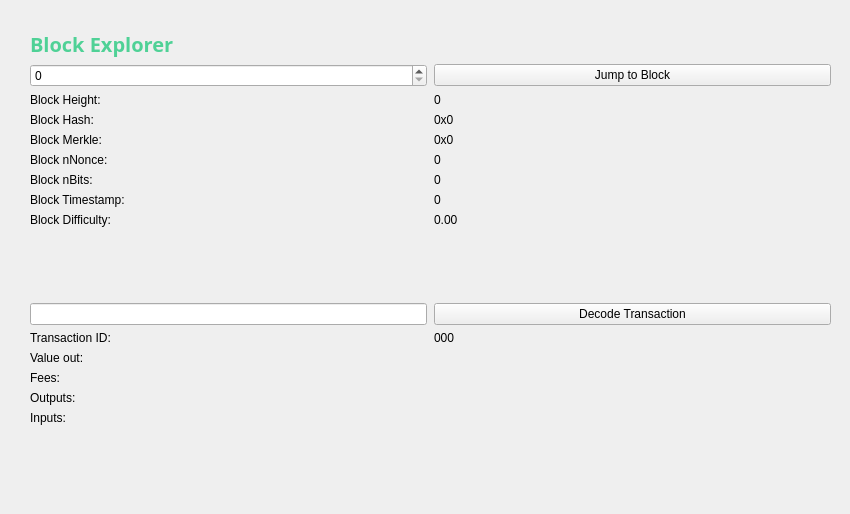
<?xml version="1.0" encoding="UTF-8"?>
<ui version="4.0">
 <class>BlockBrowser</class>
 <widget class="QWidget" name="BlockBrowser">
  <property name="windowModality">
   <enum>Qt::NonModal</enum>
  </property>
  <property name="enabled">
   <bool>true</bool>
  </property>
  <property name="geometry">
   <rect>
    <x>0</x>
    <y>0</y>
    <width>850</width>
    <height>514</height>
   </rect>
  </property>
  <property name="sizePolicy">
   <sizepolicy hsizetype="Expanding" vsizetype="Expanding">
    <horstretch>0</horstretch>
    <verstretch>0</verstretch>
   </sizepolicy>
  </property>
  <property name="minimumSize">
   <size>
    <width>0</width>
    <height>0</height>
   </size>
  </property>
  <property name="acceptDrops">
   <bool>false</bool>
  </property>
  <property name="windowTitle">
   <string>Form</string>
  </property>
  <layout class="QGridLayout">
   <property name="sizeConstraint">
    <enum>QLayout::SetMaximumSize</enum>
   </property>
   <property name="leftMargin">
    <number>21</number>
   </property>
   <property name="topMargin">
    <number>21</number>
   </property>
   <property name="rightMargin">
    <number>10</number>
   </property>
   <item row="1" column="0">
    <widget class="QWidget" name="widget" native="true">
     <property name="sizePolicy">
      <sizepolicy hsizetype="Expanding" vsizetype="Expanding">
       <horstretch>0</horstretch>
       <verstretch>0</verstretch>
      </sizepolicy>
     </property>
     <layout class="QGridLayout" name="gridLayout">
      <item row="0" column="0">
       <layout class="QHBoxLayout" name="horizontalLayout_4">
        <property name="spacing">
         <number>7</number>
        </property>
        <item>
         <widget class="QLabel" name="label_5">
          <property name="font">
           <font>
            <family>Open Sans,sans-serif</family>
           </font>
          </property>
          <property name="text">
           <string>&lt;html&gt;&lt;head/&gt;&lt;body&gt;&lt;p&gt;&lt;span style=&quot; font-size:20px; font-weight:600; color:#4FD196;&quot;&gt;Block Explorer &lt;/span&gt;&lt;/p&gt;&lt;/body&gt;&lt;/html&gt;</string>
          </property>
         </widget>
        </item>
        <item>
         <spacer name="horizontalSpacer_2">
          <property name="orientation">
           <enum>Qt::Horizontal</enum>
          </property>
          <property name="sizeHint" stdset="0">
           <size>
            <width>40</width>
            <height>20</height>
           </size>
          </property>
         </spacer>
        </item>
       </layout>
      </item>
      <item row="1" column="0">
       <layout class="QGridLayout" name="gridLayout_3" rowstretch="0,0,0,0,0,0,0,0,0,0,0,0,0,0,0,0,0,0,0" columnstretch="0,0">
        <property name="sizeConstraint">
         <enum>QLayout::SetDefaultConstraint</enum>
        </property>
        <property name="horizontalSpacing">
         <number>7</number>
        </property>
        <item row="18" column="0">
         <spacer name="verticalSpacer">
          <property name="orientation">
           <enum>Qt::Vertical</enum>
          </property>
          <property name="sizeHint" stdset="0">
           <size>
            <width>20</width>
            <height>40</height>
           </size>
          </property>
         </spacer>
        </item>
        <item row="12" column="1">
         <widget class="QPushButton" name="txButton">
          <property name="text">
           <string>Decode Transaction</string>
          </property>
         </widget>
        </item>
        <item row="17" column="0">
         <widget class="QLabel" name="inputLabel">
          <property name="text">
           <string>Inputs:</string>
          </property>
          <property name="alignment">
           <set>Qt::AlignLeading|Qt::AlignLeft|Qt::AlignTop</set>
          </property>
         </widget>
        </item>
        <item row="14" column="0">
         <widget class="QLabel" name="valueLabel">
          <property name="text">
           <string>Value out:</string>
          </property>
         </widget>
        </item>
        <item row="13" column="0">
         <widget class="QLabel" name="txLabel">
          <property name="text">
           <string>Transaction ID:</string>
          </property>
         </widget>
        </item>
        <item row="9" column="1">
         <widget class="QLabel" name="hardBox">
          <property name="text">
           <string>0.00</string>
          </property>
          <property name="textInteractionFlags">
           <set>Qt::LinksAccessibleByMouse|Qt::TextSelectableByMouse</set>
          </property>
         </widget>
        </item>
        <item row="13" column="1">
         <widget class="QLabel" name="txID">
          <property name="text">
           <string>000</string>
          </property>
          <property name="textInteractionFlags">
           <set>Qt::LinksAccessibleByMouse|Qt::TextSelectableByMouse</set>
          </property>
         </widget>
        </item>
        <item row="17" column="1">
         <widget class="QLabel" name="inputBox">
          <property name="text">
           <string/>
          </property>
          <property name="alignment">
           <set>Qt::AlignLeading|Qt::AlignLeft|Qt::AlignTop</set>
          </property>
          <property name="textInteractionFlags">
           <set>Qt::LinksAccessibleByMouse|Qt::TextSelectableByMouse</set>
          </property>
         </widget>
        </item>
        <item row="14" column="1">
         <widget class="QLabel" name="valueBox">
          <property name="text">
           <string/>
          </property>
          <property name="textInteractionFlags">
           <set>Qt::LinksAccessibleByMouse|Qt::TextSelectableByMouse</set>
          </property>
         </widget>
        </item>
        <item row="9" column="0">
         <widget class="QLabel" name="hardLabel">
          <property name="text">
           <string>Block Difficulty:</string>
          </property>
         </widget>
        </item>
        <item row="1" column="0">
         <widget class="QSpinBox" name="heightBox">
          <property name="sizePolicy">
           <sizepolicy hsizetype="Preferred" vsizetype="Fixed">
            <horstretch>0</horstretch>
            <verstretch>0</verstretch>
           </sizepolicy>
          </property>
          <property name="maximum">
           <number>99999999</number>
          </property>
         </widget>
        </item>
        <item row="3" column="0">
         <widget class="QLabel" name="heightLabel_2">
          <property name="text">
           <string>Block Height:</string>
          </property>
         </widget>
        </item>
        <item row="8" column="1">
         <widget class="QLabel" name="timeBox">
          <property name="text">
           <string>0</string>
          </property>
          <property name="textInteractionFlags">
           <set>Qt::LinksAccessibleByMouse|Qt::TextSelectableByMouse</set>
          </property>
         </widget>
        </item>
        <item row="1" column="1">
         <widget class="QPushButton" name="blockButton">
          <property name="text">
           <string>Jump to Block</string>
          </property>
         </widget>
        </item>
        <item row="5" column="0">
         <widget class="QLabel" name="merkleLabel">
          <property name="text">
           <string>Block Merkle:</string>
          </property>
         </widget>
        </item>
        <item row="4" column="0">
         <widget class="QLabel" name="hashLabel">
          <property name="text">
           <string>Block Hash:</string>
          </property>
         </widget>
        </item>
        <item row="15" column="1">
         <widget class="QLabel" name="feesBox">
          <property name="text">
           <string/>
          </property>
          <property name="textInteractionFlags">
           <set>Qt::LinksAccessibleByMouse|Qt::TextSelectableByMouse</set>
          </property>
         </widget>
        </item>
        <item row="3" column="1">
         <widget class="QLabel" name="heightLabel">
          <property name="text">
           <string>0</string>
          </property>
          <property name="textInteractionFlags">
           <set>Qt::LinksAccessibleByMouse|Qt::TextSelectableByMouse</set>
          </property>
         </widget>
        </item>
        <item row="15" column="0">
         <widget class="QLabel" name="feesLabel">
          <property name="text">
           <string>Fees:</string>
          </property>
         </widget>
        </item>
        <item row="7" column="0">
         <widget class="QLabel" name="bitsLabel">
          <property name="text">
           <string>Block nBits:</string>
          </property>
         </widget>
        </item>
        <item row="7" column="1">
         <widget class="QLabel" name="bitsBox">
          <property name="text">
           <string>0</string>
          </property>
          <property name="textInteractionFlags">
           <set>Qt::LinksAccessibleByMouse|Qt::TextSelectableByMouse</set>
          </property>
         </widget>
        </item>
        <item row="5" column="1">
         <widget class="QLabel" name="merkleBox">
          <property name="minimumSize">
           <size>
            <width>187</width>
            <height>0</height>
           </size>
          </property>
          <property name="text">
           <string>0x0</string>
          </property>
          <property name="textInteractionFlags">
           <set>Qt::LinksAccessibleByMouse|Qt::TextSelectableByMouse</set>
          </property>
         </widget>
        </item>
        <item row="16" column="0">
         <widget class="QLabel" name="outputLabel">
          <property name="text">
           <string>Outputs:</string>
          </property>
          <property name="alignment">
           <set>Qt::AlignLeading|Qt::AlignLeft|Qt::AlignTop</set>
          </property>
         </widget>
        </item>
        <item row="16" column="1">
         <widget class="QLabel" name="outputBox">
          <property name="text">
           <string/>
          </property>
          <property name="alignment">
           <set>Qt::AlignLeading|Qt::AlignLeft|Qt::AlignTop</set>
          </property>
          <property name="textInteractionFlags">
           <set>Qt::LinksAccessibleByMouse|Qt::TextSelectableByMouse</set>
          </property>
         </widget>
        </item>
        <item row="6" column="0">
         <widget class="QLabel" name="nonceLabel">
          <property name="text">
           <string>Block nNonce:</string>
          </property>
         </widget>
        </item>
        <item row="6" column="1">
         <widget class="QLabel" name="nonceBox">
          <property name="text">
           <string>0</string>
          </property>
          <property name="textInteractionFlags">
           <set>Qt::LinksAccessibleByMouse|Qt::TextSelectableByMouse</set>
          </property>
         </widget>
        </item>
        <item row="8" column="0">
         <widget class="QLabel" name="timeLabel">
          <property name="text">
           <string>Block Timestamp:</string>
          </property>
         </widget>
        </item>
        <item row="4" column="1">
         <widget class="QLabel" name="hashBox">
          <property name="enabled">
           <bool>true</bool>
          </property>
          <property name="sizePolicy">
           <sizepolicy hsizetype="Preferred" vsizetype="Preferred">
            <horstretch>0</horstretch>
            <verstretch>0</verstretch>
           </sizepolicy>
          </property>
          <property name="minimumSize">
           <size>
            <width>0</width>
            <height>0</height>
           </size>
          </property>
          <property name="text">
           <string>0x0</string>
          </property>
          <property name="textInteractionFlags">
           <set>Qt::LinksAccessibleByMouse|Qt::TextSelectableByMouse</set>
          </property>
         </widget>
        </item>
        <item row="12" column="0">
         <widget class="QLineEdit" name="txBox">
          <property name="sizePolicy">
           <sizepolicy hsizetype="Preferred" vsizetype="Fixed">
            <horstretch>0</horstretch>
            <verstretch>0</verstretch>
           </sizepolicy>
          </property>
          <property name="inputMask">
           <string comment="Transaction id" extracomment="Transaction id"/>
          </property>
          <property name="placeholderText">
           <string comment="Transaction ID" extracomment="Transaction ID"/>
          </property>
         </widget>
        </item>
        <item row="11" column="0">
         <spacer name="verticalSpacer_2">
          <property name="orientation">
           <enum>Qt::Vertical</enum>
          </property>
          <property name="sizeHint" stdset="0">
           <size>
            <width>20</width>
            <height>40</height>
           </size>
          </property>
         </spacer>
        </item>
       </layout>
      </item>
     </layout>
    </widget>
   </item>
  </layout>
 </widget>
 <resources/>
 <connections/>
</ui>
